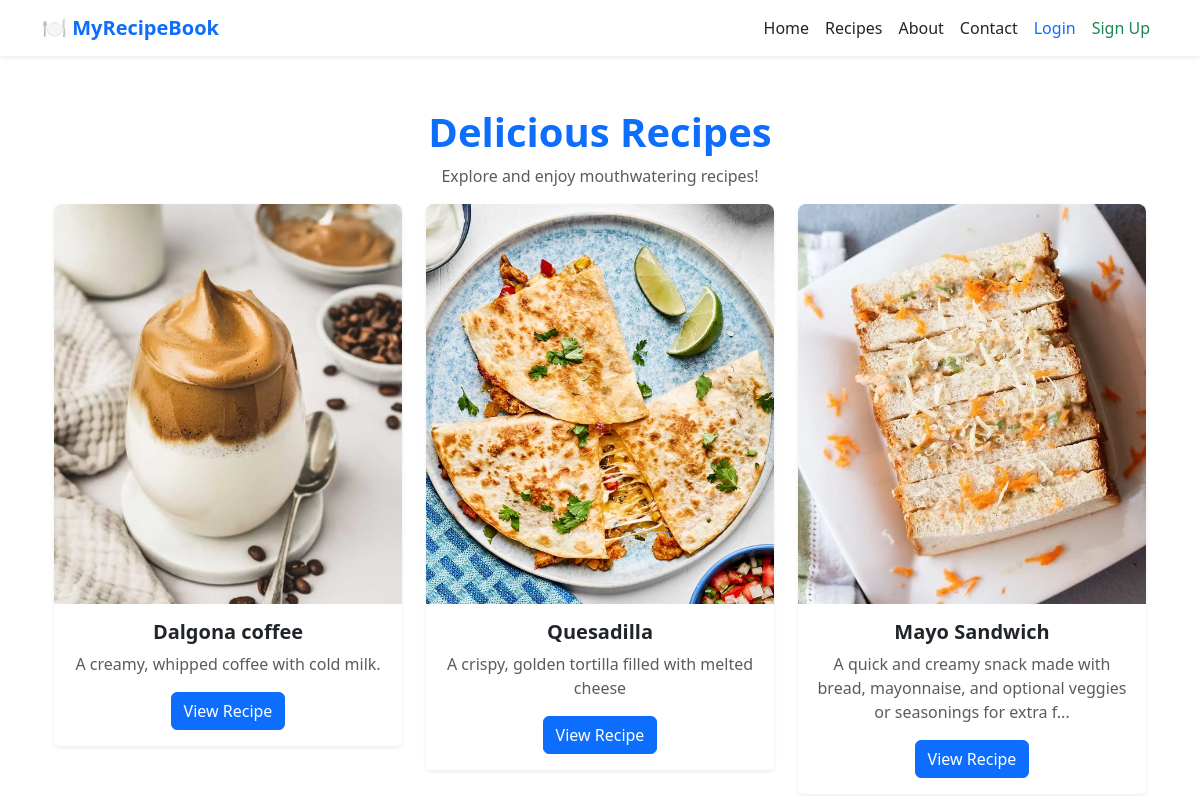
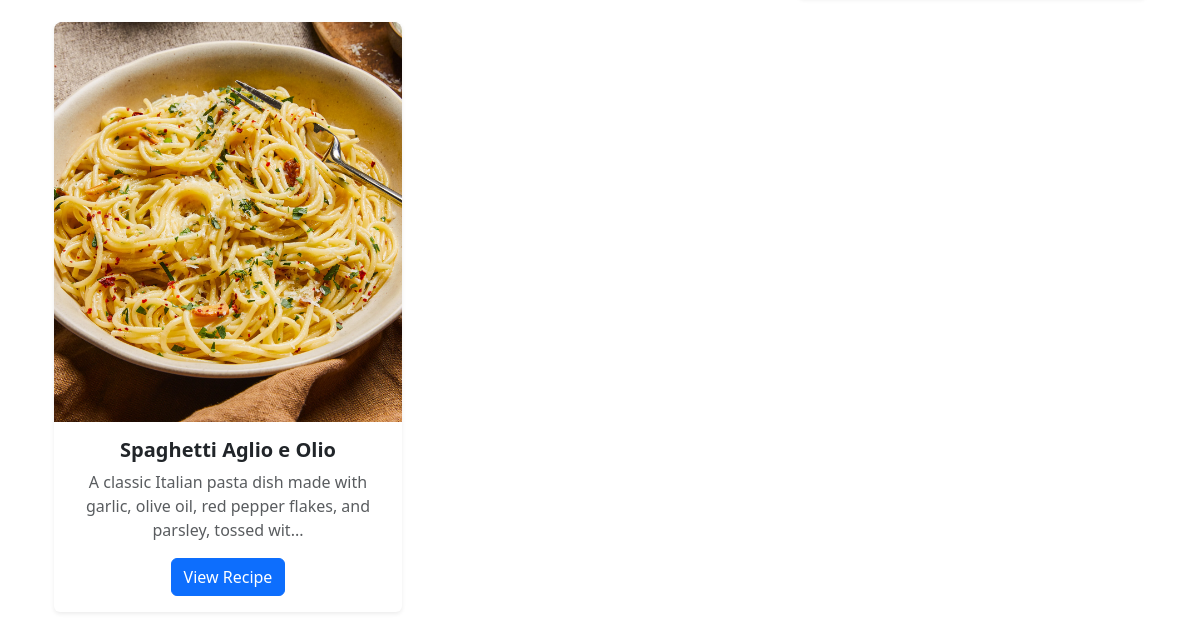
Page /recipes on the earlier database version (2 pictures, top to bottom).
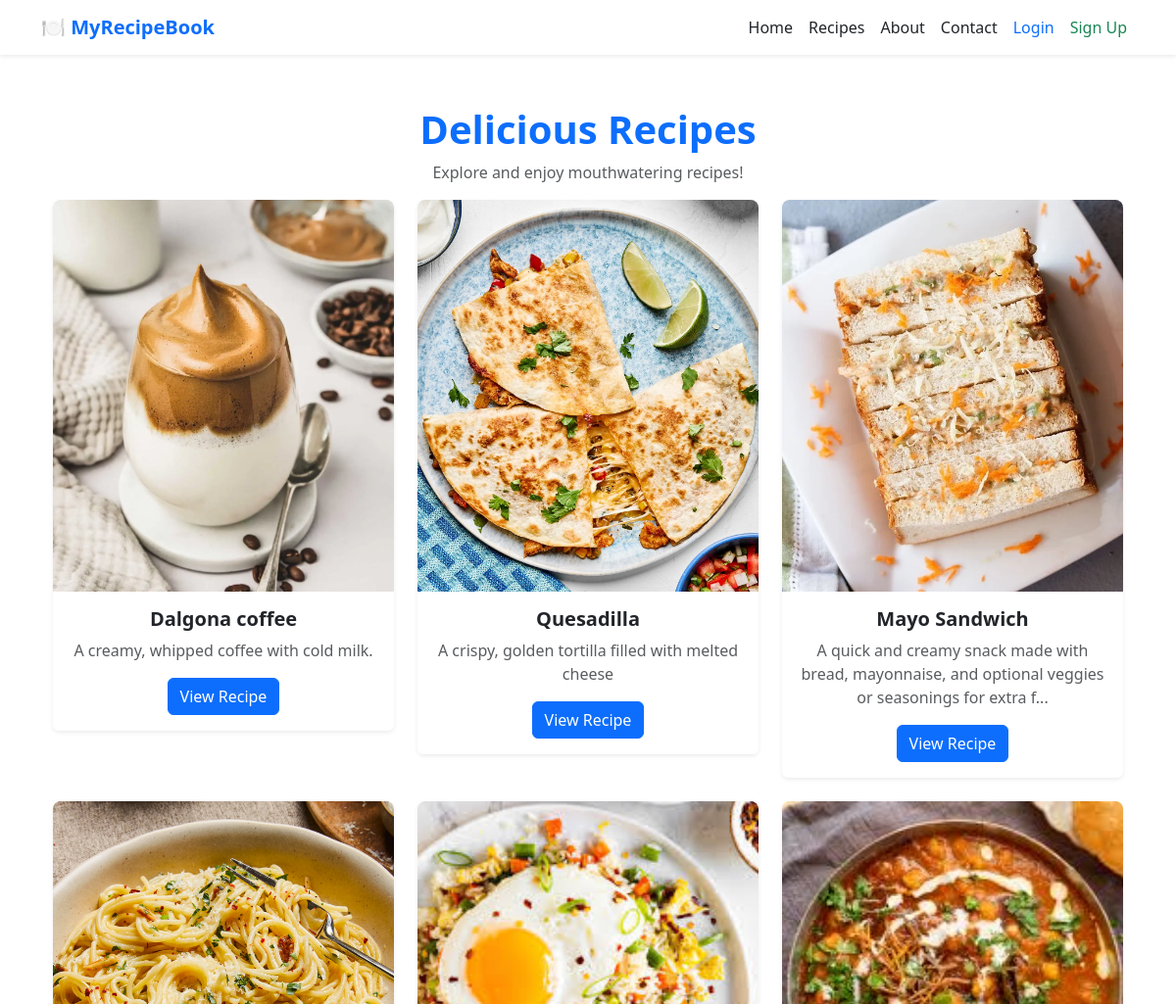
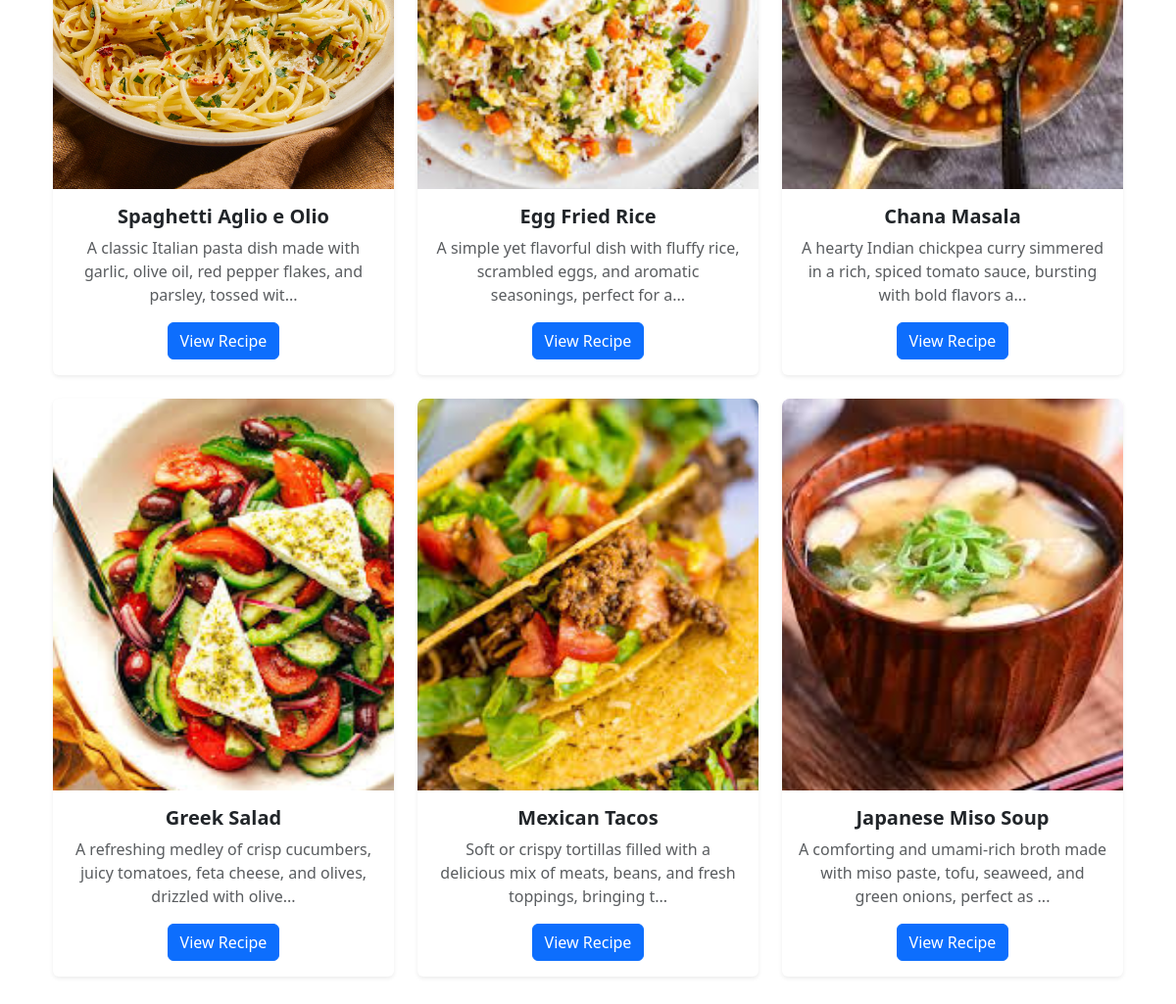
Same page on the later database version (2 pictures, top to bottom).
### app/models.py (models this page shows)
class Recipe(db.Model):
    id = db.Column(db.Integer, primary_key=True)
    title = db.Column(db.String(255), nullable=False)
    tags = db.Column(db.String(255))
    ingredients = db.Column(db.Text, nullable=False)
    instructions = db.Column(db.Text, nullable=True)
    description = db.Column(db.String(500), nullable=True)
    image_path = db.Column(db.String(255))  # Stores relative path
    video_path = db.Column(db.String(255))  # Stores relative path
    is_premium = db.Column(db.Boolean, default=False)  # New column

### app/routes.py (the view)
@bp.route('/recipes')
def recipes():
    recipes = Recipe.query.filter_by(is_premium=False).all()
    return render_template('recipes.html', recipes=recipes)

### app/templates/recipes.html
{% extends "base.html" %}
{% block content %}
<div class="container py-1">
    <h1 class="text-center fw-bold text-primary">Delicious Recipes</h1>
    <p class="text-center text-muted">Explore and enjoy mouthwatering recipes!</p>
    <div class="row">
        {% for recipe in recipes %}
        <div class="col-md-4 col-sm-6 mb-4">
            <div class="card shadow-sm border-0">
                {% if recipe.image_path %}
                <img src="{{ url_for('static', filename=recipe.image_path) }}"
                     class="card-img-top" alt="{{ recipe.title }}">
                {% else %}
                <img src="{{ url_for('static', filename='images/placeholder.jpg') }}"
                     class="card-img-top" alt="No Image Available">
                {% endif %}
                <div class="card-body text-center">
                    <h5 class="card-title fw-bold">{{ recipe.title }}</h5>
                    <p class="text-muted">
                        {{ (recipe.description or '')[:100] }}{% if (recipe.description or '')|length > 100 %}...{% endif %}
                    </p>
                    <a href="{{ url_for('routes.view_recipe', recipe_id=recipe.id) }}" class="btn btn-primary">
                        View Recipe
                    </a>
                </div>
            </div>
        </div>
        {% endfor %}
    </div>
</div>
{% endblock %}

### app/templates/base.html (shortened to what this page needs)
<!DOCTYPE html>
<html lang="en">
<head>
    <link href="https://cdn.jsdelivr.net/npm/bootstrap@5.3.0/dist/css/bootstrap.min.css" rel="stylesheet">
    <link rel="stylesheet" href="{{ url_for('static', filename='styles.css') }}">
</head>
<body>
    <nav class="navbar navbar-expand-lg navbar-light bg-white shadow-sm">
        <div class="container">
            <a class="navbar-brand fw-bold text-primary" href="{{ url_for('routes.index') }}">🍽️ MyRecipeBook</a>
            <div class="collapse navbar-collapse" id="navbarNav">
                <ul class="navbar-nav ms-auto">
                    <li class="nav-item"><a class="nav-link text-dark" href="{{ url_for('routes.index') }}">Home</a></li>
                    <li class="nav-item"><a class="nav-link text-dark" href="{{ url_for('routes.recipes') }}">Recipes</a></li>
                    <li class="nav-item"><a class="nav-link text-dark" href="{{ url_for('routes.about') }}">About</a></li>
                    <li class="nav-item"><a class="nav-link text-dark" href="{{ url_for('routes.contact') }}">Contact</a></li>
                    {% if current_user.is_authenticated %}
                        <li class="nav-item">
                            <a class="nav-link text-dark" href="{{ url_for('routes.user_dashboard') }}">
                                Dashboard
                            </a>
                        </li>
                        <li class="nav-item dropdown">
                            <a class="nav-link dropdown-toggle text-dark d-flex align-items-center" href="#" id="userDropdown" role="button" data-bs-toggle="dropdown">
                                <img src="{{ url_for('static', filename=current_user.profile_photo)}}"
                                     class="profile-photo me-2">
                                {{ current_user.name }}
                            </a>
                            <ul class="dropdown-menu dropdown-menu-end">
                                <li><a class="dropdown-item" href="{{ url_for('routes.user_profile') }}">Profile</a></li>
                                <li><a class="dropdown-item text-danger" href="{{ url_for('routes.user_logout') }}">Logout</a></li>
                            </ul>
                        </li>
                    {% else %}
                        <li class="nav-item"><a class="nav-link text-primary" href="{{ url_for('routes.user_login') }}">Login</a></li>
                        <li class="nav-item"><a class="nav-link text-success" href="{{ url_for('routes.user_signup') }}">Sign Up</a></li>
                    {% endif %}
                </ul>
            </div>
        </div>
    </nav>
    <div class="container my-5">
        {% block content %}{% endblock %}
    </div>
</body>
</html>

### app/static/styles.css (style rules this page uses)
.card-img-top { width: 100%; height: 400px; object-fit: cover; border-top-left-radius: 8px; border-top-right-radius: 8px; }

Differences in the rows shown:
added Recipe: image_path (picture), title "Egg Fried Rice", description "A simple yet flavorful dish with fluffy rice, scrambled eggs, and aromatic seasonings, perfect for a"
added Recipe: image_path (picture), title "Chana Masala", description "A hearty Indian chickpea curry simmered in a rich, spiced tomato sauce, bursting with bold flavors a"
added Recipe: image_path (picture), title "Greek Salad", description "A refreshing medley of crisp cucumbers, juicy tomatoes, feta cheese, and olives, drizzled with olive"
added Recipe: image_path (picture), title "Mexican Tacos", description "Soft or crispy tortillas filled with a delicious mix of meats, beans, and fresh toppings, bringing t"
added Recipe: image_path (picture), title "Japanese Miso Soup", description "A comforting and umami-rich broth made with miso paste, tofu, seaweed, and green onions, perfect as"
